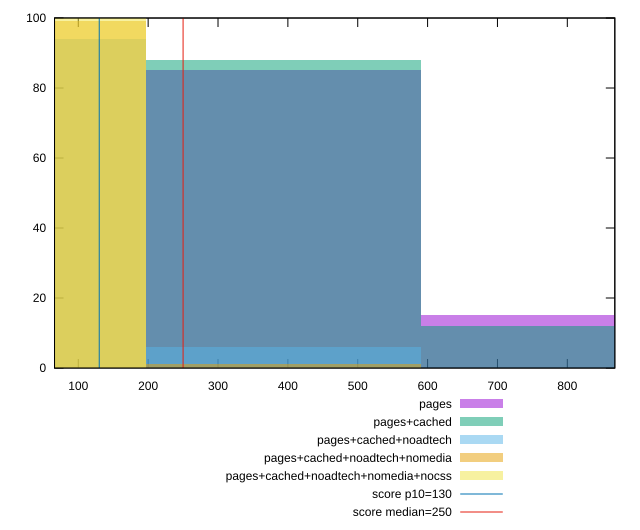

Here is the gnuplot script that generated this plot:
reset

$pages <<EOF
787.2287698291414 15
393.6143849145707 85
EOF

$pagesCached <<EOF
787.2287698291414 12
393.6143849145707 88
EOF

$pagesCachedNoadtech <<EOF
0 94
393.6143849145707 6
EOF

$pagesCachedNoadtechNomedia <<EOF
0 99
393.6143849145707 1
EOF

$pagesCachedNoadtechNomediaNocss <<EOF
0 100
EOF

set key outside below
set boxwidth 393.6143849145707
set xrange [66:868.0000000000036]
set yrange [0:100]
set trange [0:100]
set style fill transparent solid 0.5 noborder

set parametric
set terminal svg size 640, 530 enhanced background rgb 'white'
set output "report_00017_2021-02-10T15-08-03.406Z/max-potential-fid/comparison/histogram/all_raw.svg"

plot $pages title "pages" with boxes, \
     $pagesCached title "pages+cached" with boxes, \
     $pagesCachedNoadtech title "pages+cached+noadtech" with boxes, \
     $pagesCachedNoadtechNomedia title "pages+cached+noadtech+nomedia" with boxes, \
     $pagesCachedNoadtechNomediaNocss title "pages+cached+noadtech+nomedia+nocss" with boxes, \
     130,t title "score p10=130", \
     250,t title "score median=250"

reset
